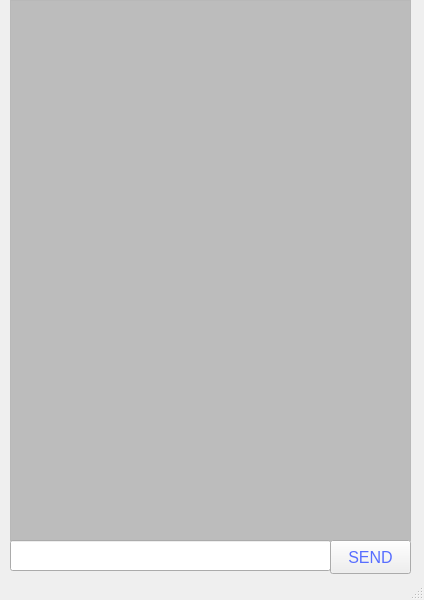
<?xml version="1.0" encoding="UTF-8"?>
<ui version="4.0">
 <class>MainWindow</class>
 <widget class="QMainWindow" name="MainWindow">
  <property name="geometry">
   <rect>
    <x>0</x>
    <y>0</y>
    <width>424</width>
    <height>600</height>
   </rect>
  </property>
  <property name="windowTitle">
   <string>MainWindow</string>
  </property>
  <widget class="QWidget" name="centralwidget">
   <widget class="QListWidget" name="messageListWidget">
    <property name="geometry">
     <rect>
      <x>10</x>
      <y>0</y>
      <width>401</width>
      <height>541</height>
     </rect>
    </property>
    <property name="palette">
     <palette>
      <active>
       <colorrole role="Base">
        <brush brushstyle="SolidPattern">
         <color alpha="255">
          <red>188</red>
          <green>188</green>
          <blue>188</blue>
         </color>
        </brush>
       </colorrole>
      </active>
      <inactive>
       <colorrole role="Base">
        <brush brushstyle="SolidPattern">
         <color alpha="255">
          <red>188</red>
          <green>188</green>
          <blue>188</blue>
         </color>
        </brush>
       </colorrole>
      </inactive>
      <disabled>
       <colorrole role="Base">
        <brush brushstyle="SolidPattern">
         <color alpha="255">
          <red>89</red>
          <green>99</green>
          <blue>106</blue>
         </color>
        </brush>
       </colorrole>
      </disabled>
     </palette>
    </property>
    <property name="font">
     <font>
      <pointsize>15</pointsize>
      <weight>75</weight>
      <bold>true</bold>
     </font>
    </property>
   </widget>
   <widget class="QLineEdit" name="messageLineEdit">
    <property name="geometry">
     <rect>
      <x>10</x>
      <y>540</y>
      <width>321</width>
      <height>31</height>
     </rect>
    </property>
   </widget>
   <widget class="QPushButton" name="sendButton">
    <property name="geometry">
     <rect>
      <x>330</x>
      <y>540</y>
      <width>81</width>
      <height>34</height>
     </rect>
    </property>
    <property name="palette">
     <palette>
      <active>
       <colorrole role="ButtonText">
        <brush brushstyle="SolidPattern">
         <color alpha="255">
          <red>88</red>
          <green>110</green>
          <blue>255</blue>
         </color>
        </brush>
       </colorrole>
      </active>
      <inactive>
       <colorrole role="ButtonText">
        <brush brushstyle="SolidPattern">
         <color alpha="255">
          <red>88</red>
          <green>110</green>
          <blue>255</blue>
         </color>
        </brush>
       </colorrole>
      </inactive>
      <disabled>
       <colorrole role="ButtonText">
        <brush brushstyle="SolidPattern">
         <color alpha="255">
          <red>150</red>
          <green>147</green>
          <blue>144</blue>
         </color>
        </brush>
       </colorrole>
      </disabled>
     </palette>
    </property>
    <property name="font">
     <font>
      <pointsize>12</pointsize>
      <weight>50</weight>
      <bold>false</bold>
     </font>
    </property>
    <property name="text">
     <string>SEND</string>
    </property>
   </widget>
  </widget>
  <widget class="QStatusBar" name="statusbar"/>
 </widget>
 <resources/>
 <connections/>
</ui>
